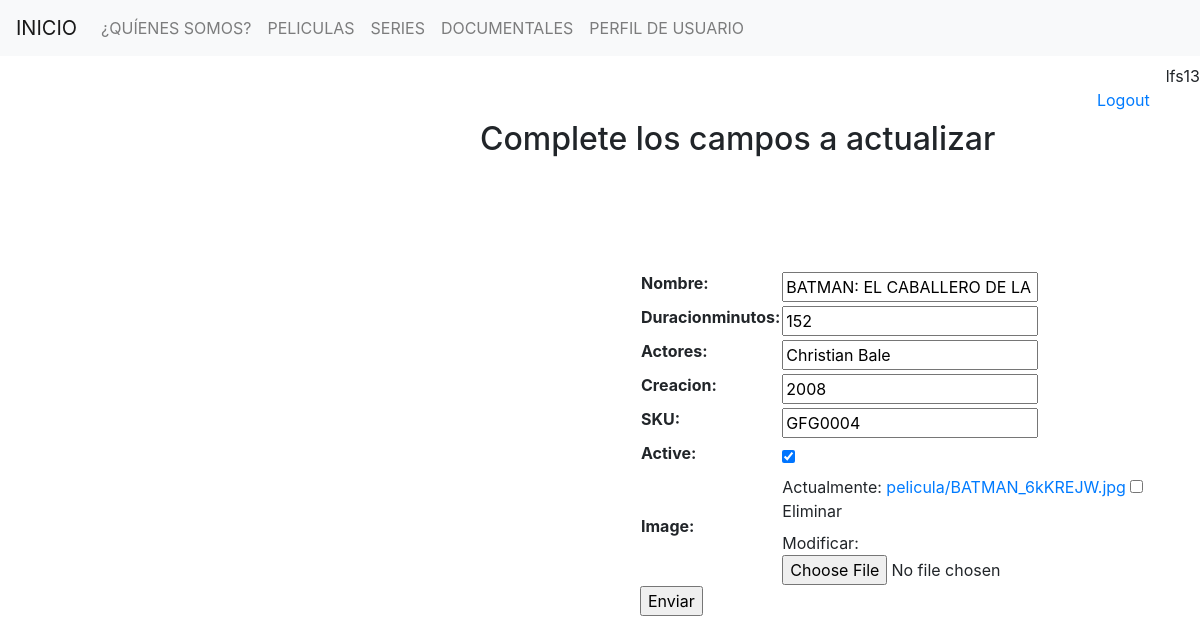
Before: /peliculas/update-pelicula/3/ (signed in) with the older database file.
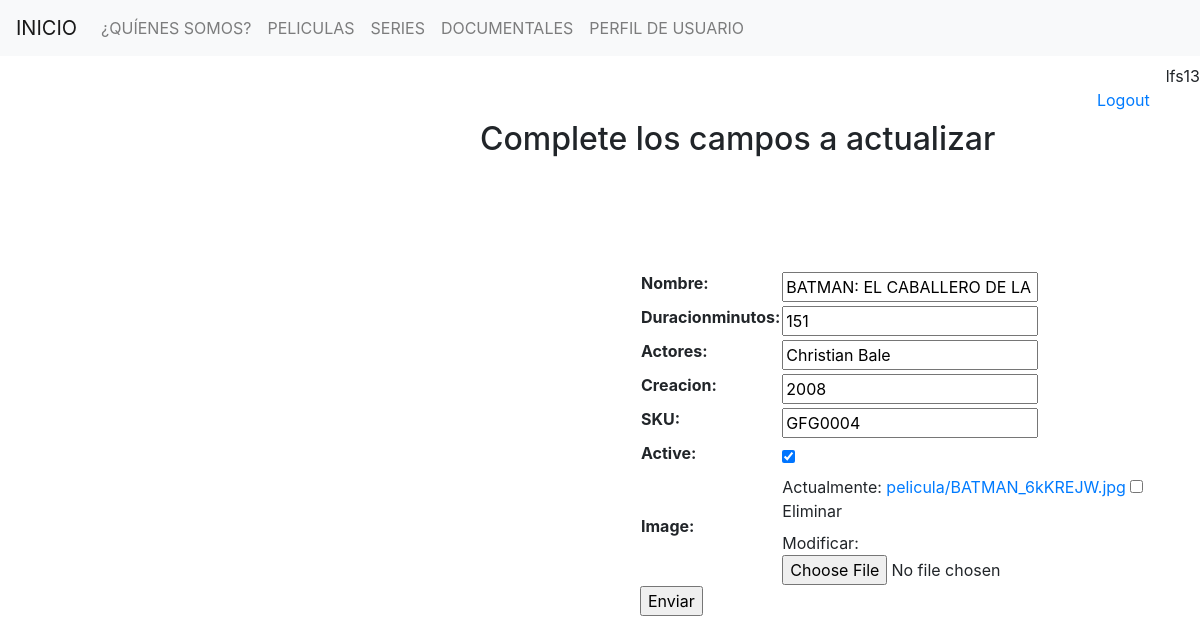
After: the same page with the newer database file.
### pelicula/models.py (models this page shows)
class Movie(models.Model):
    nombre = models.CharField(max_length=40)
    duracionminutos = models.IntegerField()
    actores = models.CharField(max_length=100)
    creacion =  models.IntegerField()
    SKU = models.CharField(max_length=30, unique=True)
    active = models.BooleanField(default=True)
    image = models.ImageField(upload_to = 'pelicula', blank=True, null=True)
    class Meta:
        verbose_name = 'pelicula'
        verbose_name_plural = 'peliculas'

### pelicula/views.py (the view, shortened to what this page needs)
# urls.py: path('update-pelicula/<int:pk>/', Update_movie.as_view(), name = 'update_pelicula'),
class Update_movie(LoginRequiredMixin, UpdateView):
    model = Movie
    template_name = 'update_pelicula.html'
    fields = '__all__'

### templates/update_pelicula.html (shortened to what this page needs)
{% extends 'base.html' %}
{% block contenido %}
    {% if form %}
        <h2 style="margin-left:30rem">Complete los campos a actualizar</h2>
        <form action="" method="POST" style="margin-left:40rem;margin-top:7rem" enctype="multipart/form-data">
            <table>
                {{form.as_table}}
            </table>
            <input type="submit" , value="Enviar">
        </form>
    {% endif %}
{% endblock %}

Changed rows visible on the page:
changed Movie "BATMAN: EL CABALLERO DE LA NOCHE": duracionminutos "152" → "151"
